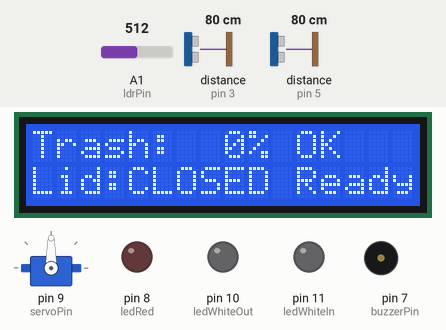
This sketch was run on a simulated Arduino Uno, built with avr-gcc and run on an emulated ATmega328P. Shown: servo, 16×2 character LCD, output pins drawn as LEDs (lit = HIGH), buzzer (waves = sounding, pin HIGH). Wiring (inferred from the names in the program): 2 × ultrasonic range finder: trigger pin 2, echo pin 3 / trigger pin 4, echo pin 5. Dashed ring = blinking. The test bench sets the inputs (shaded band); at power-on: distance to the obstacle (sensors on pin 5, pin 3) 80 cm, A1 (ldrPin) = 512. The echo pulse lasts 58.3 µs per cm; pins used as bus, display or sensor lines are not drawn; what the sketch prints to the serial monitor is not drawn.

Above: at 2.3 s.
2.4 s: distance to the obstacle (sensor on pin 5) set to 6 cm
At 3.8 s:
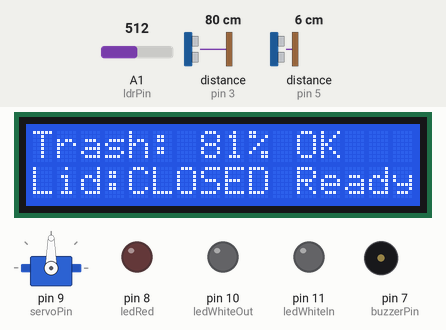
4.1 s: distance to the obstacle (sensor on pin 5) set to 3 cm
At 4.87 s:
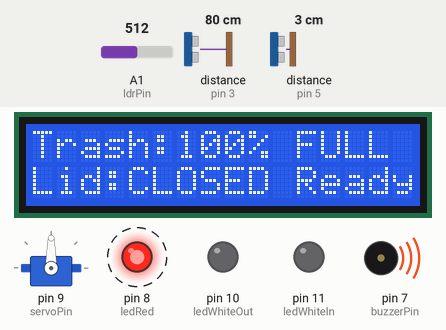
5.9 s: distance to the obstacle (sensor on pin 3) set to 29 cm
7.6 s: distance to the obstacle (sensor on pin 3) set to 23 cm
At 9.11 s:
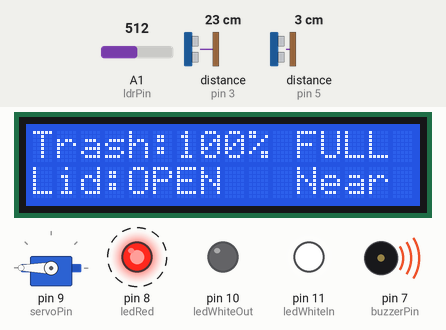
10.1 s: distance to the obstacle (sensor on pin 5) set to 5 cm
At 10.59 s:
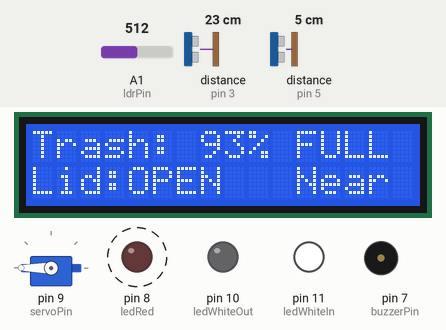
11.7 s: distance to the obstacle (sensor on pin 5) set to 8 cm
At 12.8 s:
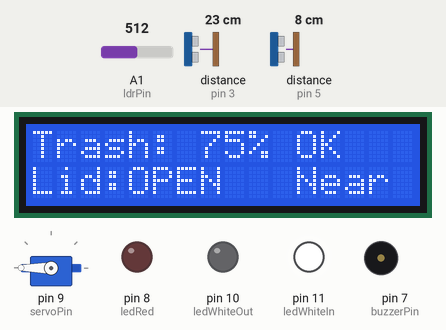
Timing chart, 0 to 14.5 s (numbered marks = the images above; inputs shaded):
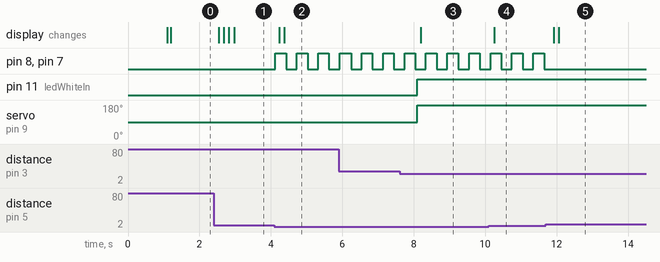

Measured:
- the behaviour switches between 5 and 4 cm on distance to the obstacle (sensor on pin 5) (found by bisection; images 1 and 2)
- the behaviour switches between 27 and 26 cm on distance to the obstacle (sensor on pin 3) (found by bisection; images 2 and 3)
- the behaviour switches between 6 and 7 cm on distance to the obstacle (sensor on pin 5) (found by bisection; images 4 and 5)
- after the input at 2.4 s, the display: first changes after 0.15 s (image 1 shows a later state)
- after the input at 4.1 s, pin 8 (ledRed), pin 7 (buzzerPin): alternates HIGH for 0.30 s and LOW for 0.30 s, starting at once; the display: first changes after 0.13 s (image 2 shows a later state)
- after the input at 7.6 s, pin 11 (ledWhiteIn): LOW → HIGH after 0.50 s; servo on pin 9 (servoPin): 90° → 180° after 0.50 s; the display: changes after 0.60 s (image 3)
- after the input at 10.1 s, the display: changes after 0.16 s (image 4)
- after the input at 11.7 s, pin 8 (ledRed), pin 7 (buzzerPin): stops changing and stays LOW; the display: first changes after 0.21 s (image 5 shows a later state)

The sketch:

Smart_Trash_Bin_final.ino
```cpp
#include <Servo.h>
#include <LiquidCrystal_I2C.h>

// ==========================================
// 1. KHAI BAO CHAN
// ==========================================

const int trigLid = 2;
const int echoLid = 3;

const int trigTrash = 4;
const int echoTrash = 5;

const int buzzerPin = 7;
const int ledRed = 8;
const int servoPin = 9;

const int ledWhiteOut = 10;
const int ledWhiteIn = 11;

const int ldrPin = A1;

// ==========================================
// 2. KHOI TAO
// ==========================================

Servo lidServo;
LiquidCrystal_I2C lcd(0x27, 16, 2);  // LCD 16x2 I2C

// ==========================================
// 3. CAU HINH
// ==========================================
int LID_CLOSED_ANGLE = 90;
int LID_OPEN_ANGLE = 180;


const int EMPTY_TRASH_DIST = 18;
const int FULL_TRASH_DIST = 2;
const int TRASH_EMPTY_TOLERANCE = 1;

const int detectPersonDist = 25;   // khoang cach nguoi den gan min
const int personReleaseDist = 30;  // khoang cach nguoi den gan max

const int PERSON_DETECT_COUNT = 2;
const int PERSON_CLEAR_COUNT = 4;

const int darkOn = 200;   //muc nhay cua cam bien anh sang min
const int darkOff = 250;  // muc nhay cua cam bien anh sang max

const int fullOn = 90;
const int fullOff = 85;

const unsigned long closeDelay = 2000;      // thoi gian dong khi khong co nguoi
const unsigned long unlockTimeout = 3000;   // sau khi dong nap, toi da khoa bao lau (ms) thi tu mo khoa
const unsigned long reopenLockTime = 1000;  // khi khong co nguoi khoa chuc nang mo nap x mili seccon

const unsigned long sensorInterval = 80;
const unsigned long ldrInterval = 100;
const unsigned long buzzerInterval = 300;
const unsigned long lcdInterval = 150;
const unsigned long debugInterval = 1000;

const unsigned long personInvalidTimeout = 1200;

const unsigned long lcdReinitDelay = 300;
const unsigned long lcdReinitInterval = 10000;

// ==========================================
// 4. BIEN HE THONG
// ==========================================

bool isLidOpen = false;
bool personDetected = false;

bool waitingToClose = false;
bool allowOpen = true;

bool isTrashFull = false;
bool isDark = false;

int mode = 0;

int personCount = 0;
int personClearCount = 0;

int trashPercent = 0;

int ldrValue = 0;

int personDistance = 999;
int filteredPersonDistance = 999;

int trashDistance = 999;
int trashDistanceFiltered = EMPTY_TRASH_DIST;

int personSamples[3] = { 999, 999, 999 };

int sampleIndex = 0;
int sensorTurn = 0;

unsigned long personLeftTime = 0;
unsigned long lastLidClosedTime = 0;
unsigned long lastPersonValidTime = 0;

unsigned long lastSensorTime = 0;
unsigned long lastLdrTime = 0;
unsigned long lastBuzzerTime = 0;
unsigned long lastLcdTime = 0;
unsigned long lastDebugTime = 0;

bool buzzerState = false;

bool lcdNeedReinit = false;
unsigned long lcdReinitTime = 0;
unsigned long lastLcdReinit = 0;

// ==========================================
// 5. HAM DOC CAM BIEN KHOANG CACH SIEU AM
// ==========================================

int readDistance(int trigPin, int echoPin) {

  digitalWrite(trigPin, LOW);
  delayMicroseconds(2);

  digitalWrite(trigPin, HIGH);
  delayMicroseconds(10);
  digitalWrite(trigPin, LOW);

  long duration = pulseIn(echoPin, HIGH, 25000);

  if (duration == 0) {
    return 999;
  }

  int distance = duration * 0.034 / 2;

  if (distance < 2 || distance > 400) {
    return 999;
  }

  return distance;
}

// ==========================================
// 6. HAM LOC NHIEU TRUNG VI 3 LAN DO
// ==========================================

int getMedianDistance(int a, int b, int c) {

  if (a > b) {
    int temp = a;
    a = b;
    b = temp;
  }

  if (b > c) {
    int temp = b;
    b = c;
    c = temp;
  }

  if (a > b) {
    int temp = a;
    a = b;
    b = temp;
  }

  return b;
}

// ==========================================
// 7. HAM KHOI TAO LAI LCD (PHUC HOI I2C)
// ==========================================

void reinitLCD() {

  lcd.init();
  lcd.backlight();

  lastLcdTime = 0;
}

void requestLcdReinit() {

  lcdNeedReinit = true;
  lcdReinitTime = millis();
}

// ==========================================
// 8. HAM MO NAP THUNG RAC
// ==========================================

void openLid() {

  if (isLidOpen || !allowOpen) {
    return;
  }

  lidServo.write(LID_OPEN_ANGLE);

  digitalWrite(ledWhiteIn, HIGH);

  isLidOpen = true;
  waitingToClose = false;

  requestLcdReinit();

  Serial.println("LID OPENED");
}

// ==========================================
// 9. HAM DONG NAP THUNG RAC
// ==========================================

void closeLid() {

  if (!isLidOpen) {
    return;
  }

  lidServo.write(LID_CLOSED_ANGLE);

  digitalWrite(ledWhiteIn, LOW);

  isLidOpen = false;
  waitingToClose = false;

  personDetected = false;

  personCount = 0;
  personClearCount = 0;

  allowOpen = false;

  lastLidClosedTime = millis();

  personSamples[0] = 999;
  personSamples[1] = 999;
  personSamples[2] = 999;

  requestLcdReinit();

  Serial.println("LID CLOSED - LOCKED");
}


// ==========================================
// 10. HAM DOC CAM BIEN NGUOI
// ==========================================

void readPersonDistance() {

  int distance = readDistance(trigLid, echoLid);
  unsigned long now = millis();


  if (!allowOpen) {

    if (distance < 999) {
      personDistance = distance;
    }


    bool clearNow = (distance >= 999) || (distance >= personReleaseDist);

    if (clearNow) {
      personClearCount++;
    } else {
      personClearCount = 0;
    }


    if (personClearCount >= PERSON_CLEAR_COUNT || now - lastLidClosedTime >= unlockTimeout) {

      allowOpen = true;

      personDetected = false;
      personCount = 0;
      personClearCount = 0;


      for (int i = 0; i < 3; i++) {
        personSamples[i] = distance;
      }
      filteredPersonDistance = distance;

      lastPersonValidTime = now;

      Serial.println("SENSOR CLEAR - OPEN ENABLED");
    }

    return;
  }

  if (distance < 3 || distance >= 999) {

    if (now - lastPersonValidTime >= personInvalidTimeout) {

      personDetected = false;
      personCount = 0;
      personClearCount = 0;
    }

    return;
  }

  personDistance = distance;
  lastPersonValidTime = now;

  personSamples[sampleIndex] = distance;

  sampleIndex++;

  if (sampleIndex >= 3) {
    sampleIndex = 0;
  }

  for (int i = 0; i < 3; i++) {

    if (personSamples[i] == 999) {
      filteredPersonDistance = 999;
      return;
    }
  }

  filteredPersonDistance = getMedianDistance(
    personSamples[0],
    personSamples[1],
    personSamples[2]);

  if (filteredPersonDistance <= detectPersonDist) {

    personCount++;
    personClearCount = 0;

    if (personCount >= PERSON_DETECT_COUNT) {

      if (!personDetected) {
        Serial.println("PERSON DETECTED");
      }

      personDetected = true;
    }
  } else if (filteredPersonDistance >= personReleaseDist) {

    personClearCount++;
    personCount = 0;

    if (personClearCount >= PERSON_CLEAR_COUNT) {

      if (personDetected) {
        Serial.println("PERSON LEFT");
      }

      personDetected = false;
    }
  }
}

// ==========================================
// 11. HAM DOC CAM BIEN DO MUC RAC
// ==========================================

void readTrashDistance() {

  int distance = readDistance(trigTrash, echoTrash);


  if (distance >= 999) {
    return;
  }

  trashDistance = distance;


  if (distance >= EMPTY_TRASH_DIST - TRASH_EMPTY_TOLERANCE) {
    trashDistanceFiltered = EMPTY_TRASH_DIST;
    trashPercent = 0;
  } else {

    distance = constrain(distance, FULL_TRASH_DIST, EMPTY_TRASH_DIST);


    trashDistanceFiltered =
      (trashDistanceFiltered + distance) / 2;

    trashPercent = map(
      trashDistanceFiltered,
      EMPTY_TRASH_DIST,
      FULL_TRASH_DIST,
      0,
      100);

    trashPercent = constrain(trashPercent, 0, 100);
  }

  if (!isTrashFull && trashPercent >= fullOn) {
    isTrashFull = true;
    Serial.println("TRASH FULL");
  }

  if (isTrashFull && trashPercent <= fullOff) {
    isTrashFull = false;
    Serial.println("TRASH NOT FULL");
  }
}

// ==========================================
// 12. HAM XU LY DONG MO NAP TU DONG
// ==========================================

void handleNormalMode(unsigned long now) {

  if (personDetected && allowOpen) {

    waitingToClose = false;

    if (!isLidOpen && now - lastLidClosedTime >= reopenLockTime) {

      openLid();
    }

    return;
  }

  if (isLidOpen) {

    if (!waitingToClose) {

      personLeftTime = now;
      waitingToClose = true;

      Serial.println("WAITING TO CLOSE");
    }

    if (now - personLeftTime >= closeDelay) {
      closeLid();
    }
  } else {

    waitingToClose = false;

    lidServo.write(LID_CLOSED_ANGLE);
  }
}

// ==========================================
// 12b. CHINH GOC SERVO QUA SERIAL MONITOR
// ==========================================

void printAngles() {

  Serial.print("LID_CLOSED_ANGLE = ");
  Serial.print(LID_CLOSED_ANGLE);
  Serial.print(" | LID_OPEN_ANGLE = ");
  Serial.println(LID_OPEN_ANGLE);
}

void handleSerialTuning() {

  while (Serial.available() > 0) {

    char c = Serial.read();
    bool changed = false;

    if (c == '+') {
      LID_CLOSED_ANGLE = constrain(LID_CLOSED_ANGLE + 2, 0, 180);
      changed = true;
    } else if (c == '-') {
      LID_CLOSED_ANGLE = constrain(LID_CLOSED_ANGLE - 2, 0, 180);
      changed = true;
    } else if (c == 'o') {
      LID_OPEN_ANGLE = constrain(LID_OPEN_ANGLE + 5, 0, 180);
      changed = true;
    } else if (c == 'l') {
      LID_OPEN_ANGLE = constrain(LID_OPEN_ANGLE - 5, 0, 180);
      changed = true;
    }

    if (changed) {


      lidServo.write(isLidOpen ? LID_OPEN_ANGLE : LID_CLOSED_ANGLE);
      printAngles();
    }
  }
}

// ==========================================
// 13. HAM DOC CAM BIEN ANH SANG LDR
// ==========================================

void readLDR() {

  ldrValue = analogRead(ldrPin);

  if (!isDark && ldrValue < darkOn) {
    isDark = true;
  }

  if (isDark && ldrValue > darkOff) {
    isDark = false;
  }

  digitalWrite(ledWhiteOut, isDark ? HIGH : LOW);
}

// ==========================================
// 14. HAM CAP NHAT CHE DO HOAT DONG
// ==========================================

void updateMode() {

  int oldMode = mode;

  if (isTrashFull) {
    mode = 1;
  } else {
    mode = 0;
  }

  if (oldMode != mode) {

    Serial.print("MODE CHANGED: ");
    Serial.println(mode);
  }
}

// ==========================================
// 15. HAM DIEU KHIEN COI VA DEN BAO DAY RAC
// ==========================================

void handleBuzzer(unsigned long now) {

  if (mode == 1) {

    if (now - lastBuzzerTime >= buzzerInterval) {

      lastBuzzerTime = now;

      buzzerState = !buzzerState;

      digitalWrite(buzzerPin, buzzerState);
      digitalWrite(ledRed, buzzerState);
    }
  } else {

    buzzerState = false;

    digitalWrite(buzzerPin, LOW);
    digitalWrite(ledRed, LOW);
  }
}

// ==========================================
// 16. HAM HIEN THI THONG TIN LEN LCD 16x2
// ==========================================
void updateLCD(unsigned long now) {

  if (lcdNeedReinit && now - lcdReinitTime >= lcdReinitDelay) {

    lcdNeedReinit = false;
    lastLcdReinit = now;

    reinitLCD();
  }

  if (now - lastLcdReinit >= lcdReinitInterval) {

    lastLcdReinit = now;

    reinitLCD();
  }

  if (now - lastLcdTime < lcdInterval) {
    return;
  }

  lastLcdTime = now;

  char line[17];


  snprintf(line, sizeof(line), "Trash:%3d%% %-5s",
           trashPercent, (mode == 1) ? "FULL" : "OK");
  lcd.setCursor(0, 0);
  lcd.print(line);


  const char* personText;

  if (!allowOpen) {
    personText = "Wait";
  } else if (personDetected) {
    personText = "Near";
  } else {
    personText = "Ready";
  }

  snprintf(line, sizeof(line), "Lid:%-6s %-5s",
           isLidOpen ? "OPEN" : "CLOSED", personText);
  lcd.setCursor(0, 1);
  lcd.print(line);
}

// ==========================================
// 17. HAM XUAT THONG TIN SERIAL DEBUG
// ==========================================
void debugSerial(unsigned long now) {

  if (now - lastDebugTime < debugInterval) {
    return;
  }

  lastDebugTime = now;

  Serial.print("Mode: ");
  Serial.print(mode);

  Serial.print(" | TrashDist: ");
  Serial.print(trashDistance);

  Serial.print(" | Trash%: ");
  Serial.print(trashPercent);

  Serial.print(" | PersonDist: ");
  Serial.print(personDistance);

  Serial.print(" | Filtered: ");
  Serial.print(filteredPersonDistance);

  Serial.print(" | Person: ");
  Serial.print(personDetected ? "YES" : "NO");

  Serial.print(" | AllowOpen: ");
  Serial.print(allowOpen ? "YES" : "NO");

  Serial.print(" | Lid: ");
  Serial.println(isLidOpen ? "OPEN" : "CLOSED");
}

// ==========================================
// 18. HAM KHOI TAO HE THONG (SETUP)
// ==========================================
void setup() {

  Serial.begin(9600);

  pinMode(trigLid, OUTPUT);
  pinMode(echoLid, INPUT);

  pinMode(trigTrash, OUTPUT);
  pinMode(echoTrash, INPUT);

  pinMode(buzzerPin, OUTPUT);
  pinMode(ledRed, OUTPUT);

  pinMode(ledWhiteOut, OUTPUT);
  pinMode(ledWhiteIn, OUTPUT);

  pinMode(ldrPin, INPUT);

  lidServo.attach(servoPin);

  lidServo.write(LID_CLOSED_ANGLE);

  lcd.init();
  lcd.backlight();

  lcd.setCursor(0, 0);
  lcd.print("SMART TRASH BIN ");

  lcd.setCursor(0, 1);
  lcd.print("STARTING...     ");

  digitalWrite(buzzerPin, LOW);
  digitalWrite(ledRed, LOW);
  digitalWrite(ledWhiteOut, LOW);
  digitalWrite(ledWhiteIn, LOW);

  lastPersonValidTime = millis();

  delay(1000);

  lcd.clear();

  lastLcdReinit = millis();

  Serial.println("SMART TRASH BIN STARTED");
  Serial.println("Chinh goc nap: '+'/'-' = goc dong, 'o'/'l' = goc mo");
  printAngles();
}

// ==========================================
// 19. HAM VONG LAP CHINH (LOOP)
// ==========================================
void loop() {

  unsigned long now = millis();

  handleSerialTuning();

  if (now - lastSensorTime >= sensorInterval) {

    lastSensorTime = now;

    if (sensorTurn == 0) {

      readPersonDistance();

      sensorTurn = 1;
    } else {

      readTrashDistance();

      sensorTurn = 0;
    }
  }

  if (now - lastLdrTime >= ldrInterval) {

    lastLdrTime = now;

    readLDR();
  }

  updateMode();

  handleNormalMode(now);

  handleBuzzer(now);

  updateLCD(now);

  debugSerial(now);
}
```
